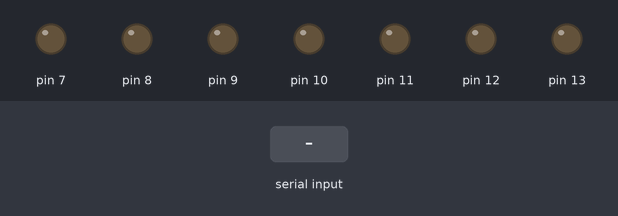
Simulated run of this sketch. Board: Arduino Uno, built with avr-gcc and run on an emulated ATmega328P. Parts: output pins drawn as LEDs (lit = HIGH). Dashed ring = blinking. Inputs (shaded band) come from the test bench.

Above: at 1.2 s.
1.3 s: "starting" received over Serial
At 3.8 s:
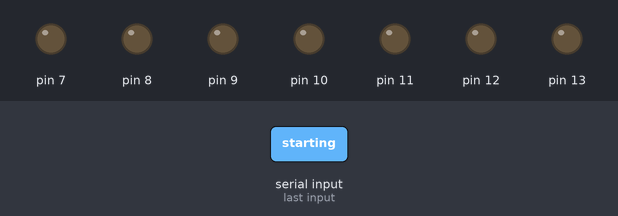
4.3 s: "inprocess" received over Serial
7.3 s: "complete" received over Serial
At 8.35 s:
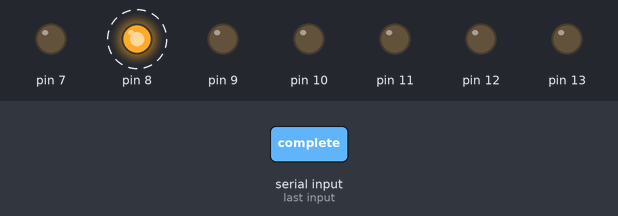
At 10.8 s:
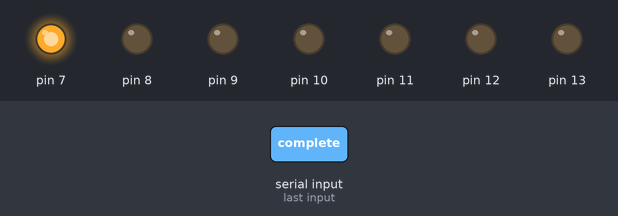
Timing chart, 0 to 41.8 s (numbered marks = the images above; inputs shaded):
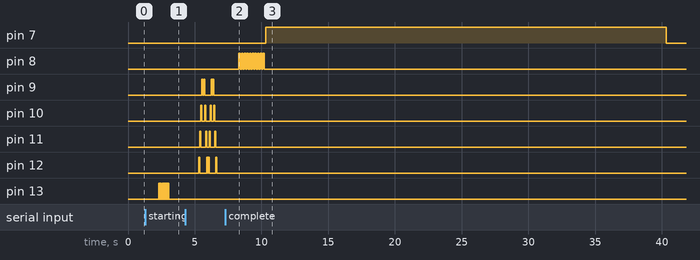

The sketch:

readFromSerial.ino
```cpp
void setup()
{
    Serial.begin(9600);

    pinMode(13, OUTPUT);
    pinMode(12, OUTPUT);
    pinMode(11, OUTPUT);
    pinMode(10, OUTPUT);
    pinMode( 9, OUTPUT);
    pinMode( 8, OUTPUT);
    pinMode( 7, OUTPUT);
}

void blinkReds(int blinkNum = 5)
{
    int msDelay = 40;

    for(int i = 0; i <  blinkNum; i++)
    {
        digitalWrite(13, HIGH);
        delay(msDelay);
        digitalWrite(13, LOW);
        delay(msDelay);
        digitalWrite(13, HIGH);
        delay(msDelay);
        digitalWrite(13, LOW);
        delay(msDelay);
    }
}

void lightBlues(bool on = false)
{
    if(on)
        digitalWrite( 7, HIGH);
    else
        digitalWrite( 7, LOW);
}

void blinkGreens(int blinkNum = 5)
{
    int msDelay = 100;

    for(int i = 0; i <  blinkNum; i++)
    {
        digitalWrite( 8, HIGH);
        delay(msDelay);
        digitalWrite( 8, LOW);
        delay(msDelay);
        digitalWrite( 8, HIGH);
        delay(msDelay);
        digitalWrite( 8, LOW);
        delay(msDelay);
    }
}

void toggleYellows()
{
    int msDelay = 75;

    digitalWrite(12, HIGH);
    delay(msDelay);
    digitalWrite(12, LOW);

    digitalWrite(11, HIGH);
    delay(msDelay);
    digitalWrite(11, LOW);

    digitalWrite(10, HIGH);
    delay(msDelay);
    digitalWrite(10, LOW);

    digitalWrite( 9, HIGH);
    delay(msDelay);
    digitalWrite( 9, LOW);

    delay(50);

    digitalWrite( 9, HIGH);
    delay(msDelay);
    digitalWrite( 9, LOW);

    digitalWrite(10, HIGH);
    delay(msDelay);
    digitalWrite(10, LOW);

    digitalWrite(11, HIGH);
    delay(msDelay);
    digitalWrite(11, LOW);

    digitalWrite(12, HIGH);
    delay(msDelay);
    digitalWrite(12, LOW);

    delay(50);
}


void loop2()
{
    blinkReds();
    toggleYellows();
    blinkGreens();
}


unsigned long oneMinuteInMs = 1*60*1000;
unsigned long fiveMinutesInMs = 5*60*1000;
unsigned long tenSecsInMs = 10*1000;
unsigned long thirtySecsInMs = 30*1000;
unsigned long msSinceComplete = 0;

void loop()
{
    digitalWrite(7, HIGH);
    while(Serial.available() == 0)
    {
        if(msSinceComplete != 0)
        {
//            if(millis() - msSinceComplete <= oneMinuteInMs)
            if(millis() - msSinceComplete <= thirtySecsInMs)
                digitalWrite(7, HIGH);
            else
                digitalWrite(7, LOW);
        }
        else
            digitalWrite( 7, LOW);
    }


    String buildStatus = Serial.readString();

    if(buildStatus == "starting")
    {
        digitalWrite(7, LOW);
        msSinceComplete = 0;
        blinkReds();
    }
    else if(buildStatus == "inprocess")
    {
        digitalWrite(7, LOW);
        msSinceComplete = 0;
        toggleYellows();
        toggleYellows();
    }
    else if(buildStatus == "complete")
    {
        digitalWrite(7, LOW);
        blinkGreens();
        msSinceComplete = millis();
    }


}
```

Measured:
- after the input at 1.3 s, pin 13: alternates HIGH for 0.04 s and LOW for 0.04 s, 20 changes in all, then stays LOW, starting after 1.0 s
- after the input at 7.3 s, pin 7: LOW → HIGH after 3.0 s, → LOW 30.0 s later; pin 8: alternates HIGH for 0.10 s and LOW for 0.10 s, 20 changes in all, then stays LOW, starting after 1.0 s
